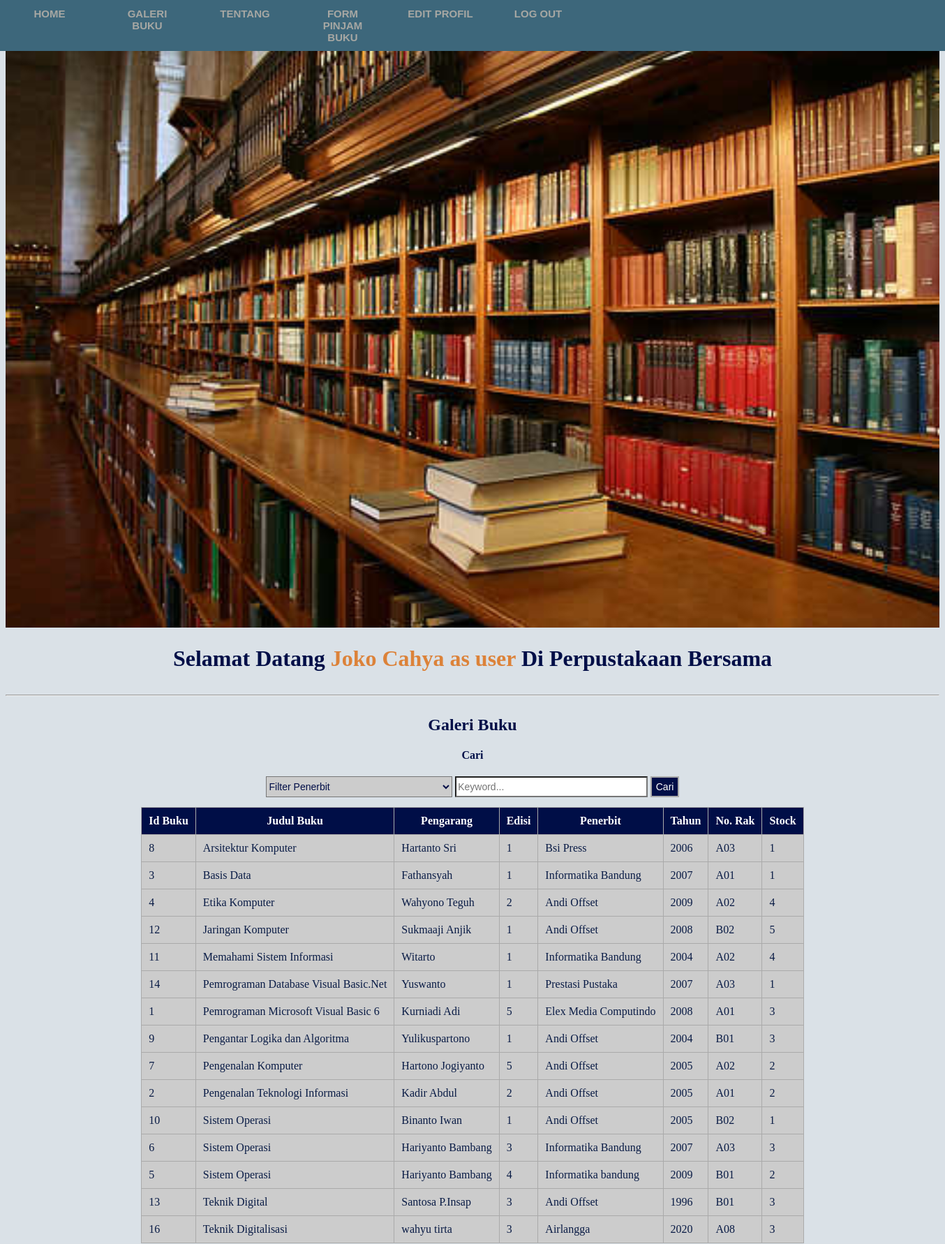
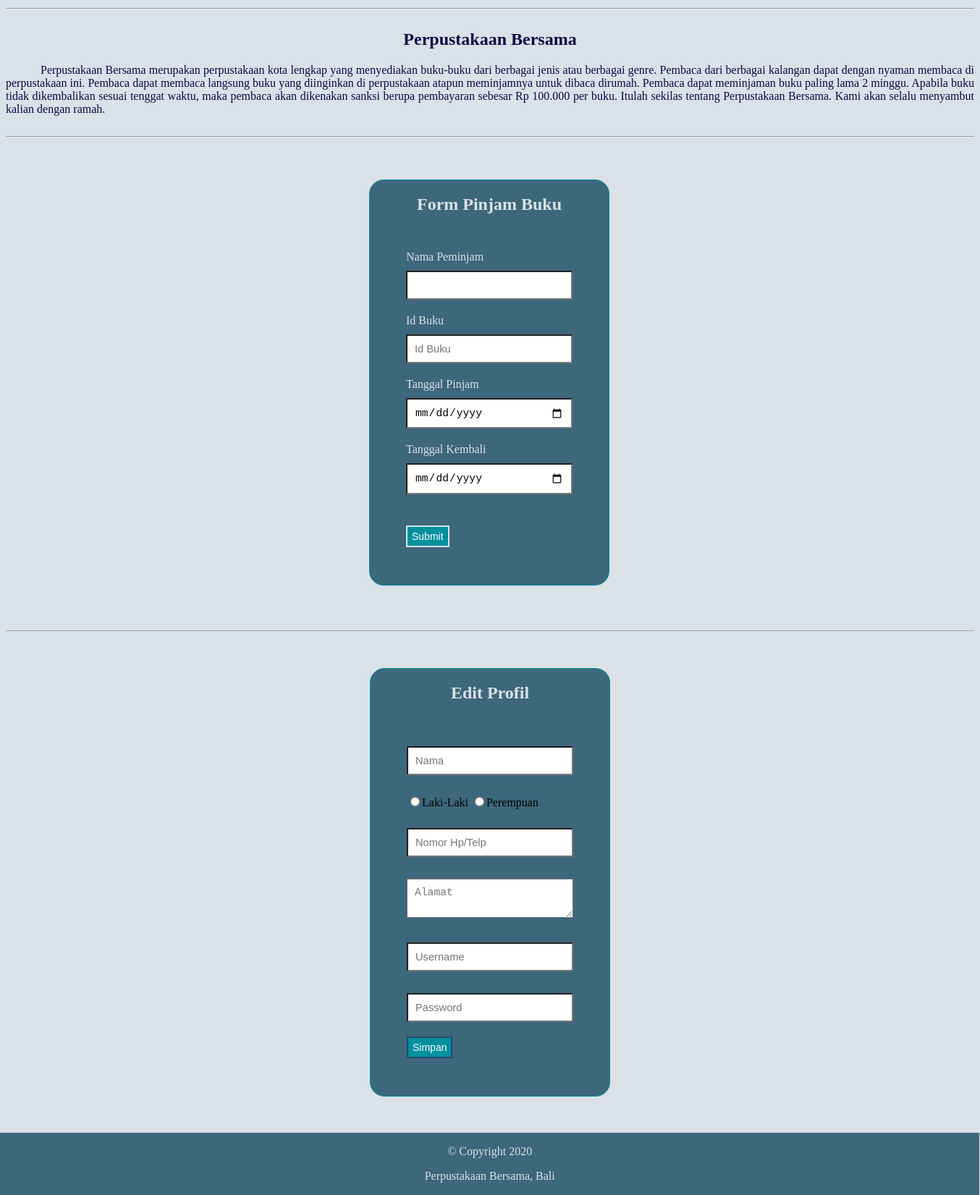
Screenshot of /index.php?order=judul_buku&&sort=ASC (signed in) with the database file from the repository (2 pictures, top to bottom).
### tables this page shows
CREATE TABLE `buku` (
  `id_buku` int(11) NOT NULL,
  `judul_buku` varchar(50) NOT NULL,
  `pengarang_buku` varchar(30) NOT NULL,
  `edisi_buku` varchar(5) NOT NULL,
  `penerbit` varchar(30) NOT NULL,
  `tahun_terbit` int(5) NOT NULL,
  `no_rak` varchar(5) NOT NULL,
  `stock_buku` int(3) NOT NULL
);

### index.php (the view, shortened to what this page needs)
<!DOCTYPE html>
<html>
<head>
	<link rel="stylesheet" type="text/css" href="CSS/index.css">
</head>
<body>
	<nav class="navigasi">
        <ul>
            <li><a href="#section1">Home</a></li>
            <li><a href="#section2">Galeri Buku</a></li>
            <li><a href="#section3">Tentang</a></li>
            <li><a href="#section4">Form Pinjam Buku</a></li>
            <li><a href="#section5">Edit Profil</a></li>
            <li><a href="logout.php">Log Out</a></li>
        </ul>
    </nav>
    <div id="section1">
        <img src="Gambar/gedung_perpustakaan.jpg">
        <h1>Selamat Datang <b style="color: #DC8239;"><?php echo $_SESSION['name'];?> as <?php echo $_SESSION['status'];?> </b> Di Perpustakaan Bersama</h1>
    </div>
    <hr>
    <div id="section2">
        <h2>Galeri Buku</h2>
        <?php
            $s_penerbit="";
            $s_keyword="";
            $sort = 'ASC';
            $newsort = 'ASC';
            if (isset($_GET['order'])) {
                $order = $_GET['order'];
                $sort = $_GET['sort'];
                if ($sort == 'DESC') {
                    $newsort = 'ASC';
                }
                else{
                    $newsort = 'DESC';
                }
            }else{
                $order = 'id_buku';
            }
        ?>
        <form method="GET" action="" align="center">
        <h4>Cari</h4>
        <select name="s_penerbit" id="s_penerbit">
            <option value="">Filter Penerbit</option>
        </select>
        <input type="text" name="s_keyword" placeholder="Keyword..." id="s_keyword" value="<?php echo $s_keyword; ?>">
        <button id="search" name="search">Cari</button>
    </form>
    <table align="center" cellpadding="20">
        <thead>
            <tr>
                <th>Id Buku</th>
                <th><a href="?order=judul_buku&&sort=<?php echo $newsort; ?>">Judul Buku</a></th>
                <th><a href="?order=pengarang_buku&&sort=<?php echo $newsort; ?>">Pengarang</a></th>
                <th><a href="?order=edisi_buku&&sort=<?php echo $newsort; ?>">Edisi</a></th>
                <th><a href="?order=penerbit&&sort=<?php echo $newsort; ?>">Penerbit</a></th>
                <th><a href="?order=tahun_terbit&&sort=<?php echo $newsort; ?>">Tahun</a></th>
                <th><a href="?order=no_rak&&sort=<?php echo $newsort; ?>">No. Rak</a></th>
                <th><a href="?order=stock_buku&&sort=<?php echo $newsort; ?>">Stock</a></th>
            </tr>
        </thead>
        <tbody>
            <?php
                include "koneksi.php";
                $search_penerbit = '%'.$s_penerbit.'%';
                $search_keyword = '%'.$s_keyword.'%';
                $query = "SELECT * FROM buku WHERE penerbit LIKE ? AND (judul_buku LIKE ? OR pengarang_buku LIKE ? OR edisi_buku LIKE ? OR tahun_terbit LIKE ? OR no_rak LIKE ? OR stock_buku LIKE ?) ORDER BY $order $sort";
                $buku1 = mysqli_prepare($conn, $query) or die(mysqli_error($conn));
                mysqli_stmt_bind_param($buku1, "sssssss", $search_penerbit, $search_keyword, $search_keyword, $search_keyword, $search_keyword, $search_keyword, $search_keyword);
                mysqli_stmt_execute($buku1);
                $hasil = mysqli_stmt_get_result($buku1);
                if (mysqli_num_rows($hasil) > 0) {
                    while ($rows = mysqli_fetch_assoc($hasil)) {
                        $id_buku = $rows['id_buku'];
                        $judul_buku = $rows['judul_buku'];
                        $pengarang_buku = $rows['pengarang_buku'];
                        $edisi_buku = $rows['edisi_buku'];
                        $penerbit = $rows['penerbit'];
                        $tahun_terbit = $rows['tahun_terbit'];
                        $no_rak = $rows['no_rak'];
                        $stock_buku = $rows['stock_buku'];
            ?>
                <tr>
                    <td><?php echo $id_buku; ?></td>
                    <td><?php echo $judul_buku; ?></td>
                    <td><?php echo $pengarang_buku; ?></td>
                    <td><?php echo $edisi_buku; ?></td>
                    <td><?php echo $penerbit; ?></td>
                    <td><?php echo $tahun_terbit; ?></td>
                    <td><?php echo $no_rak; ?></td>
                    <td><?php echo $stock_buku; ?></td>
                </tr>
                <?php } } else { ?>
                <tr>
                    <td colspan="9" align="center">Tidak Ada Data Ditemukan</td>
                </tr>
                <?php } ?>
        </tbody>
    </table>
    </div>
    <hr>
    <div id="section3">
        <h2>Perpustakaan Bersama</h2>
        <p> Perpustakaan Bersama merupakan perpustakaan kota lengkap yang menyediakan buku-buku dari berbagai jenis atau berbagai genre. Pembaca dari berbagai kalangan dapat dengan nyaman membaca di perpustakaan ini. Pembaca dapat membaca langsung buku yang diinginkan di perpustakaan atapun meminjamnya untuk dibaca dirumah. Pembaca dapat meminjaman buku paling lama 2 minggu. Apabila buku tidak dikembalikan sesuai tenggat waktu, maka pembaca akan dikenakan sanksi berupa pembayaran sebesar Rp 100.000 per buku. Itulah sekilas tentang Perpustakaan Bersama. Kami akan selalu menyambut kalian dengan ramah.</p>
    </div>
    <hr>
    <div id="section4">
       <h2 align="center">Form Pinjam Buku</h2>
       <form method="POST" action="pinjam.php">
            <label>Nama Peminjam</label><br>
            <input type="text" id="nama_pinjam" name="nama_pinjam" value="<?php echo $_SESSION['username'];?>"><br>
            <label>Id Buku</label><br>
            <input type="text" id="id_buku" name="id_buku" placeholder="Id Buku"></td><br>
            <label>Tanggal Pinjam</label><br>
            <input type="date" id="tgl_pinjam" name="tgl_pinjam"></td><br>
            <label>Tanggal Kembali</label><br>
            <input type="date" id="tgl_kembali" name="tgl_kembali"></td><br>
            <input type="submit" id="pinjam" name="pinjam" value="Submit"></td><br>
       </form>
    </div>
    <hr>
    <div id="section5">
        <h2>Edit Profil</h2>
        <form method="POST" action="edit_profil.php">
            <input type="text" name="nama" placeholder="Nama">
            <input type="radio" name="jk" value="Laki-Laki">Laki-Laki
            <input type="radio" name="jk" value="Perempuan">Perempuan
            <input type="text" name="no_hp" placeholder="Nomor Hp/Telp"></td>
            <textarea name="alamat" placeholder="Alamat"></textarea></td>
            <input type="text" name="user" placeholder="Username"></td>
            <input type="password" name="pass" placeholder="Password"></td>
            <input type="submit" name="simpan" value="Simpan"></td>
        </form>
    </div>
    <footer>
        <p>&copy Copyright 2020</p>
        <p>Perpustakaan Bersama, Bali</p>
    </footer>
</body>
</html>

### CSS/index.css (style rules this page uses)
* { background-color: #dae1e7; scroll-behavior: smooth; }
.navigasi ul { border: 1px solid #3d677b; padding: 0; margin: 0; list-style: none; font-family: Arial, Helvetica, sans-serif; font-size: 15px; font-weight: bold; width: 100%; background-color: #3d677b; overflow: hidden; position: fixed; top: 0; left: 0; }
.navigasi li { float: left; }
.navigasi li a { display: block; color: #a6a7a3; text-align: center; padding: 10px 20px; text-decoration: none; text-transform: uppercase; font-weight: bold; width: 100px; background-color: #3d677b; }
#section1, #section2, #section3, #section4 { display: inline-block; width: 100%; overflow: hidden; }
#section1 img { width: 100%; }
#section1 h1 { text-align: center; color: #000e47; }
#section2 table { border-collapse: collapse; }
#section2 h2, h4 { text-align: center; color: #000e47; }
#section2 th { background-color: #000e47; border: 1px solid #aaaaaa; text-align:left; color:#ffffff; padding: 10px; text-align: center; }
#section2 th a { background-color: #000e47; text-decoration: none; color: #ffffff; }
#section2 td { background-color: #cccccc; border: 1px solid #aaaaaa; padding: 10px; color: #091b45; }
#section2 form { text-align: center; }
#section2 form select { width: 20%; height: 30px; font-size: 14px; margin-bottom: 1%; cursor: pointer; background-color: #cccccc; color: #000e47; }
#section2 form input[type=text] { width: 20%; height: 24px; font-size: 14px; margin-bottom: 1%; background-color: white; }
#section2 form button { width: auto; height: 30px; font-size: 14px; margin-bottom: 1%; background-color: #000e47; color:#ffffff; border: 2px solid #aaaaaa; cursor: pointer; }
#section3 { color: #000e47; }
#section3 h2 { text-align: center; }
#section3 p { text-align: justify; text-indent: 0.5in; }
#section4 { border: 1px solid #00909e; height: auto; width: 330px; margin: 50px 502px; background-color: #3d677b; border-radius: 20px; }
#section4 form { margin: 50px 50px; background-color: #3d677b; }
#section4 label { font-size: 16px; color: #dae1e7; background-color: #3d677b; }
#section4 h2 { text-align: center; color: #dae1e7; background-color: #3d677b; }
#section4 form input[type=text] { box-sizing : border-box; width: 100%; padding: 10px; font-size: 11pt; margin-top: 10px; margin-bottom: 20px; background-color: white; }
#section4 form input[type=submit] { width: auto; height: 30px; font-size: 14px; margin-bottom: 1%; background-color: #00909e; color:#ffffff; border: 2px solid #dae1e7; cursor: pointer; margin-top: 10%; }
#section4 input[type=date] { box-sizing : border-box; width: 100%; padding: 10px; font-size: 11pt; margin-top: 10px; margin-bottom: 20px; background-color: white; }
#section5 { border: 1px solid #00909e; height: auto; width: 330px; margin: 50px auto; background-color: #3d677b; border-radius: 20px; }
#section5 h2 { text-align: center; color: #dae1e7; background-color: #3d677b; }
#section5 form { margin: 50px 50px; background-color: #3d677b; }
#section5 form input[type=text] { box-sizing : border-box; width: 100%; padding: 10px; font-size: 11pt; margin-top: 10px; margin-bottom: 20px; background-color: white; }
#section5 form input[type=password] { box-sizing : border-box; width: 100%; padding: 10px; font-size: 11pt; margin-top: 10px; margin-bottom: 20px; background-color: white; }
#section5 form input[type=submit] { width: auto; height: 30px; font-size: 14px; margin-bottom: 1%; background-color: #00909e; color:#ffffff; border: 2px solid #27496d; cursor: pointer; }
#section5 form textarea { box-sizing : border-box; width: 100%; padding: 10px; font-size: 11pt; margin-top: 10px; margin-bottom: 20px; background-color: white; }
#section5 form input[type=radio] { margin-top: 10px; margin-bottom: 20px; color: white; }
footer { border: 1px solid #3d677b; width: 101%; height: 100%; background-color: #3d677b; position: relative; bottom: 0; left: 0; right: 0; margin-left: -8px; margin-bottom: -8px; }
footer p { text-align: center; background-color: #3d677b; color: #dae1e7; }

### rows the page displays
buku: id_buku "8", judul_buku "Arsitektur Komputer", pengarang_buku "Hartanto Sri", edisi_buku "1", penerbit "Bsi Press", tahun_terbit "2006", no_rak "A03", stock_buku "1"
buku: id_buku "3", judul_buku "Basis Data", pengarang_buku "Fathansyah", edisi_buku "1", penerbit "Informatika Bandung", tahun_terbit "2007", no_rak "A01", stock_buku "1"
buku: id_buku "4", judul_buku "Etika Komputer", pengarang_buku "Wahyono Teguh", edisi_buku "2", penerbit "Andi Offset", tahun_terbit "2009", no_rak "A02", stock_buku "4"
buku: id_buku "12", judul_buku "Jaringan Komputer", pengarang_buku "Sukmaaji Anjik", edisi_buku "1", penerbit "Andi Offset", tahun_terbit "2008", no_rak "B02", stock_buku "5"
buku: id_buku "11", judul_buku "Memahami Sistem Informasi", pengarang_buku "Witarto", edisi_buku "1", penerbit "Informatika Bandung", tahun_terbit "2004", no_rak "A02", stock_buku "4"
buku: id_buku "14", judul_buku "Pemrograman Database Visual Basic.Net", pengarang_buku "Yuswanto", edisi_buku "1", penerbit "Prestasi Pustaka", tahun_terbit "2007", no_rak "A03", stock_buku "1"
buku: id_buku "1", judul_buku "Pemrograman Microsoft Visual Basic 6", pengarang_buku "Kurniadi Adi", edisi_buku "5", penerbit "Elex Media Computindo", tahun_terbit "2008", no_rak "A01", stock_buku "3"
buku: id_buku "9", judul_buku "Pengantar Logika dan Algoritma", pengarang_buku "Yulikuspartono", edisi_buku "1", penerbit "Andi Offset", tahun_terbit "2004", no_rak "B01", stock_buku "3"
buku: id_buku "7", judul_buku "Pengenalan Komputer", pengarang_buku "Hartono Jogiyanto", edisi_buku "5", penerbit "Andi Offset", tahun_terbit "2005", no_rak "A02", stock_buku "2"
buku: id_buku "2", judul_buku "Pengenalan Teknologi Informasi", pengarang_buku "Kadir Abdul", edisi_buku "2", penerbit "Andi Offset", tahun_terbit "2005", no_rak "A01", stock_buku "2"
buku: id_buku "10", judul_buku "Sistem Operasi", pengarang_buku "Binanto Iwan", edisi_buku "1", penerbit "Andi Offset", tahun_terbit "2005", no_rak "B02", stock_buku "1"
buku: id_buku "6", judul_buku "Sistem Operasi", pengarang_buku "Hariyanto Bambang", edisi_buku "3", penerbit "Informatika Bandung", tahun_terbit "2007", no_rak "A03", stock_buku "3"
buku: id_buku "5", judul_buku "Sistem Operasi", pengarang_buku "Hariyanto Bambang", edisi_buku "4", penerbit "Informatika bandung", tahun_terbit "2009", no_rak "B01", stock_buku "2"
buku: id_buku "13", judul_buku "Teknik Digital", pengarang_buku "Santosa P.Insap", edisi_buku "3", penerbit "Andi Offset", tahun_terbit "1996", no_rak "B01", stock_buku "3"
buku: id_buku "16", judul_buku "Teknik Digitalisasi", pengarang_buku "wahyu tirta", edisi_buku "3", penerbit "Airlangga", tahun_terbit "2020", no_rak "A08", stock_buku "3"

### other values shown
$_SESSION['name'] "Joko Cahya"
$_SESSION['status'] "user"
